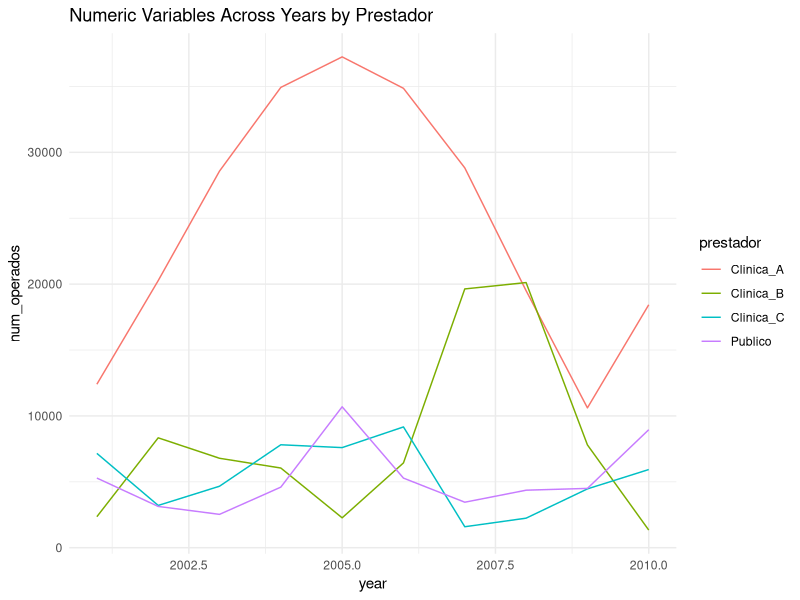

Recreate this plot in R.
setwd("/Users/mmunozcampos/Documents/Comp y reg/trabajo_cyr")

#install.packages("zoo")

library(dplyr)
library(zoo)
library(ggplot2)

base1 <- readxl::read_excel("base_1_caracteristicas.xlsx")
base2 <- readxl::read_excel("base_2_opcion_alternativa.xlsx")

# Creamos Year y realizamos merge
base2$year <- 2001
base1 <- base1 %>%
  left_join(base2, by = c("year", "ciudad"))

rm(base2)

# Llenamos NA de tasas de crecimiento y poblacion inicial
summary(as.factor(base1$ciudad))
for (city in 1:20) {
  #crecimiento
  rate = base1$crecimiento_anual[base1$year == 2001 & base1$ciudad == city][1]
  base1$crecimiento_anual[base1$ciudad == city] <- rate
  #poblacion inicial
  pob_in = base1$poblacion_inicial[base1$year == 2001 & base1$ciudad == city][1]
  base1$poblacion_inicial[base1$ciudad == city] <- pob_in
}

# Calculamos la población aproximada
summary(as.factor(base1$year))
for (i in 0:9) {
  yr = 2001+i
  base1$poblacion_aprox[base1$year == yr] <- base1$poblacion_inicial*(1+base1$crecimiento_anual)^i
}

# cambiamos el nombre a crecimiento anual para no confundirnos
base1$pop_growth_rate_yr <- base1$crecimiento_anual
df <- base1 %>%
  select(-crecimiento_anual)

rm(city, i, pob_in, rate, yr, base1)

# ----
# Interpolacion
# ----
# Creamos una base de datos alternativa con los NA correspondientes.
# Step 1: List of all years and clinics
all_cities <- unique(df$ciudad)
all_years <- unique(df$year)
all_clinics <- unique(df$prestador)

# Step 2: Create the complete grid
complete_grid <- tidyr::expand_grid(ciudad = all_cities, year = all_years, prestador = all_clinics)

# Step 3: Join and fill in missing rows with NAs
df_interp <- complete_grid %>%
  left_join(df, by = c("ciudad", "year", "prestador"))

df <- df_interp
rm(complete_grid, all_cities, all_years, all_clinics)

#preparamos la interpolacion
df_interp$tecnologia_alta[df_interp$tecnologia_alta == 0] <- 0.01

# Interpolamos valores faltantes
df_interp <- df_interp %>%
  arrange(ciudad, prestador, year) %>%
  group_by(ciudad, prestador) %>%
  mutate(across(
    where(is.numeric),
    #solamente rellenamos na (no cambiamos los otros)
    ~ ifelse(is.na(.x),
             exp(na.spline(log(.x), x = year, na.rm = FALSE)), .x)
  )) %>%
  ungroup()

# Volvemos a hacer tecnologia_alta una dummy
df_interp$tecnologia_alta[df_interp$tecnologia_alta < 1] <- 0

df_interp <- df_interp %>% arrange(ciudad, year, prestador)

# ----
# PLOT
df_gh <- df_interp %>%
  filter(ciudad == 2 & num_operados>0)

ggplot(df_gh, aes(x = year, y = num_operados, color = prestador)) +
  geom_line(na.rm = TRUE) +
  theme_minimal() +
  labs(title = "Numeric Variables Across Years by Prestador")
# End
# ----
# Market shares
# ----
df_interp$mkt_total <- NA

for (city in unique(df_interp$ciudad)) {
  for (yr in unique(df_interp$year)) {
    df_interp$mkt_total[df_interp$year == yr & df_interp$ciudad == city] <- df_interp %>%
      filter(year == yr, ciudad == city) %>%
      summarise(mkt_total = sum(num_operados, na.rm = TRUE)) %>%
      pull(mkt_total)
  }
}
rm(city, yr)

df_interp$mkt_share_no_outop <- df_interp$num_operados/df_interp$mkt_total

df_interp$mkt_total <- df_interp$mkt_total + df_interp$poblacion_aprox
df_interp$mkt_share <- df_interp$num_operados/df_interp$mkt_total
df_interp$outside_op_mktsh <- df_interp$poblacion_aprox/df_interp$mkt_total

# repetimos para el original
df$mkt_total <- NA

for (city in unique(df$ciudad)) {
  for (yr in unique(df$year)) {
    df$mkt_total[df$year == yr & df$ciudad == city] <- df %>%
      filter(year == yr, ciudad == city) %>%
      summarise(mkt_total = sum(num_operados, na.rm = TRUE)) %>%
      pull(mkt_total)
  }
}
rm(city, yr)

df$mkt_share_no_outop <- df$num_operados/df$mkt_total

df$mkt_total <- df$mkt_total + df$poblacion_aprox
df$mkt_share <- df$num_operados/df$mkt_total
df$outside_op_mktsh <- df$poblacion_aprox/df$mkt_total
# ----

# Exportamos a excel
writexl::write_xlsx(df_interp, path = "df_p1_interp.xlsx")
writexl::write_xlsx(df, path = "df_p1.xlsx")
